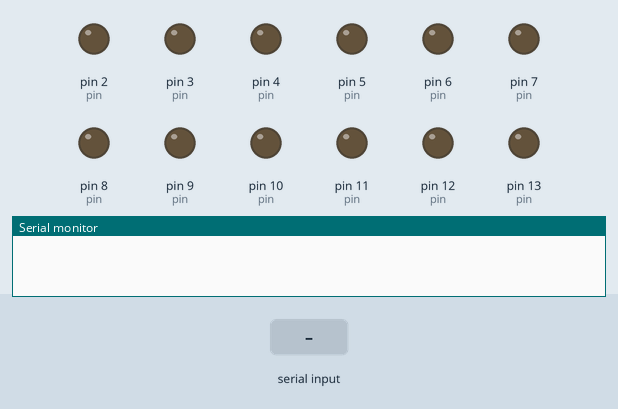
Simulated run of this sketch. Board: Arduino Uno, built with avr-gcc and run on an emulated ATmega328P. Parts: output pins drawn as LEDs (lit = HIGH), the last lines printed to the serial monitor. Inputs (shaded band) come from the test bench.

Above: at 1.2 s.
1.3 s: "2" received over Serial
At 2.35 s:
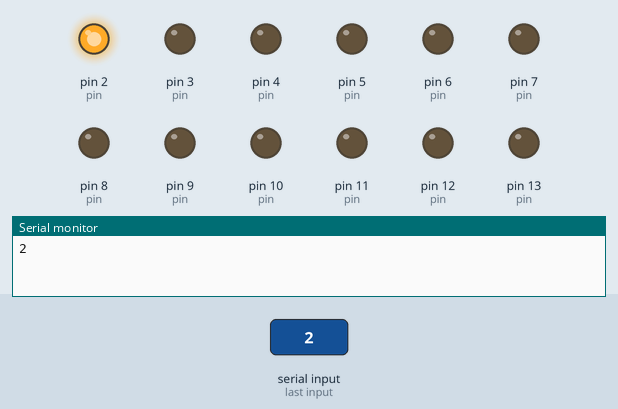
3.9 s: "3" received over Serial
At 4.95 s:
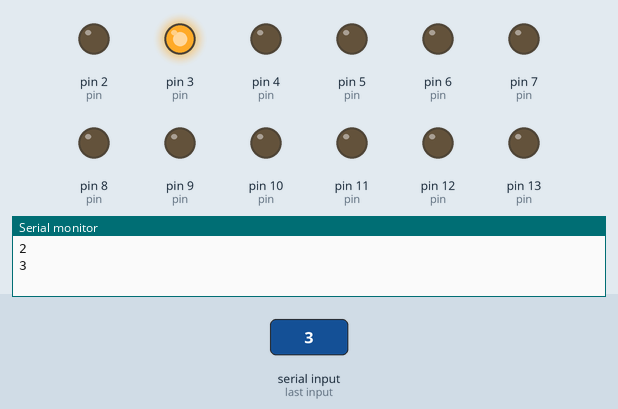
6.5 s: "4" received over Serial
At 7.55 s:
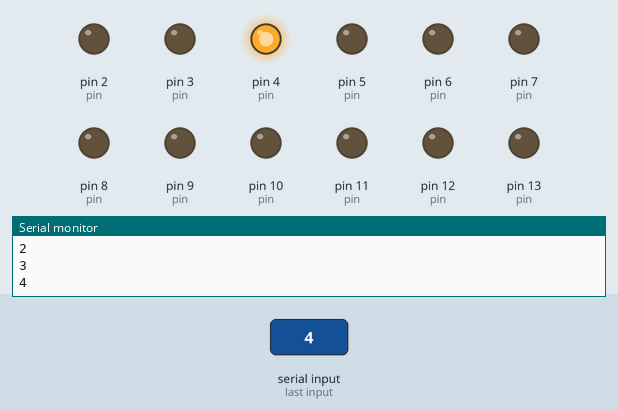
9.1 s: "5" received over Serial
At 10.14 s:
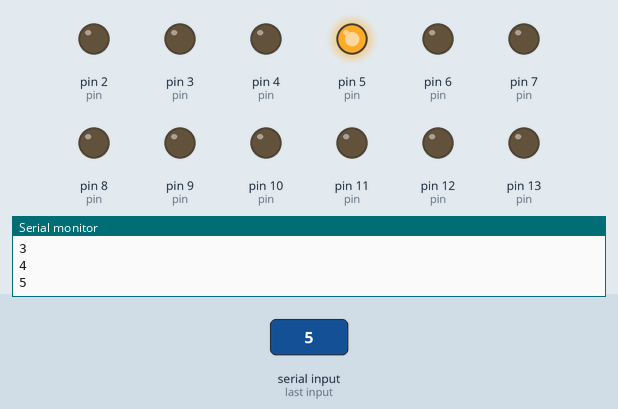
11.6 s: "6" received over Serial
At 12.64 s:
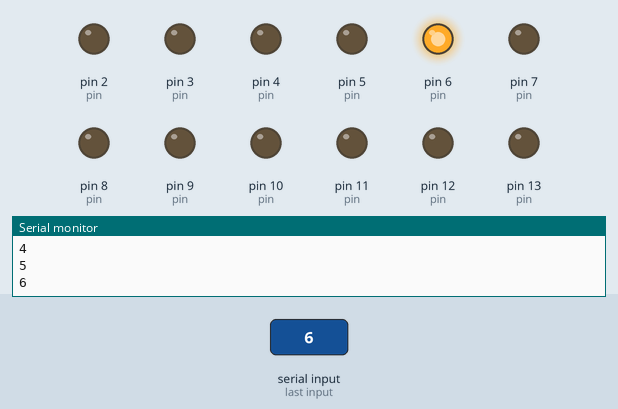
14.1 s: "7" received over Serial
At 15.15 s:
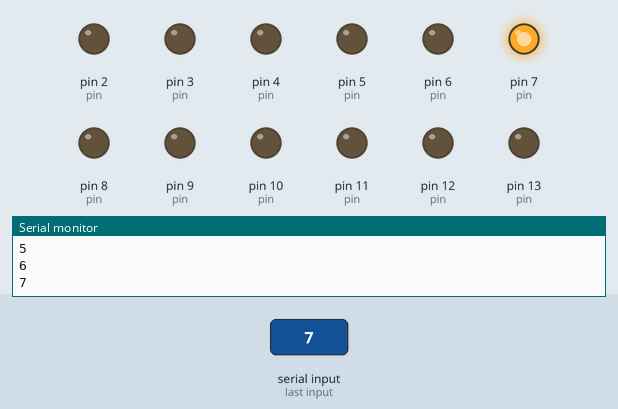
Timing chart, 0 to 17.1 s (numbered marks = the images above; inputs shaded):
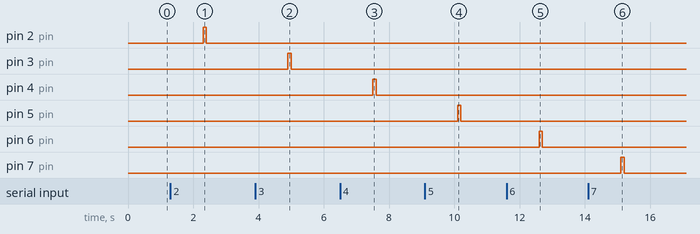

The sketch:

serial_pin_control.ino
```cpp
int pin;

void setup() {
  for(int i = 2; i <= 13; i++) {
      pinMode(i, OUTPUT);
  }
  Serial.begin(96000);
}

void loop() {
  if(Serial.available() > 0) {
    String temp = Serial.readString();
    if(temp == "2"){ pin = 2; }
    if(temp == "3"){ pin = 3; }
    if(temp == "4"){ pin = 4; }
    if(temp == "5"){ pin = 5; }
    if(temp == "6"){ pin = 6; }
    if(temp == "7"){ pin = 7; }
    if(temp == "8"){ pin = 8; }
    if(temp == "9"){ pin = 9; }
    if(temp == "10"){ pin = 10; }
    if(temp == "11"){ pin = 11; }
    if(temp == "12"){ pin = 12; }
    if(temp == "13"){ pin = 13; }

    if(pin > 1 && pin < 14) {
      Serial.println(temp);
      digitalWrite(pin, 1);
      delay(100);
      digitalWrite(pin, 0);
    }
    delay(100);
  }
  pin = 0;
}
```

Measured:
- after the input at 1.3 s, pin 2 (pin): LOW → HIGH after 1.0 s, → LOW 0.10 s later
- after the input at 3.9 s, pin 3 (pin): LOW → HIGH after 1.0 s, → LOW 0.10 s later
- after the input at 6.5 s, pin 4 (pin): LOW → HIGH after 1.0 s, → LOW 0.10 s later
- after the input at 9.1 s, pin 5 (pin): LOW → HIGH after 1.0 s, → LOW 0.10 s later
- after the input at 11.6 s, pin 6 (pin): LOW → HIGH after 1.0 s, → LOW 0.10 s later
- after the input at 14.1 s, pin 7 (pin): LOW → HIGH after 1.0 s, → LOW 0.10 s later
